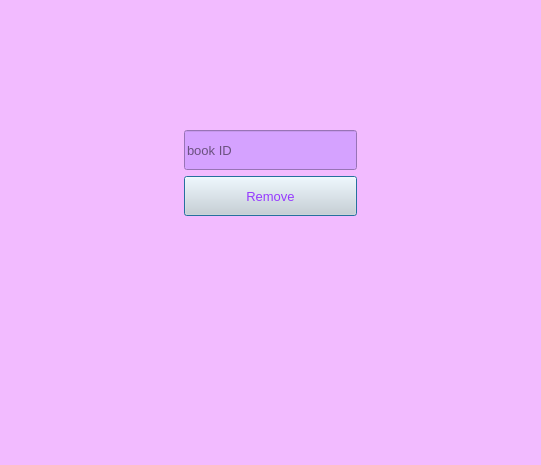
<?xml version="1.0" encoding="UTF-8"?>
<ui version="4.0">
 <class>Window_RemoveBook</class>
 <widget class="QDialog" name="Window_RemoveBook">
  <property name="geometry">
   <rect>
    <x>0</x>
    <y>0</y>
    <width>541</width>
    <height>465</height>
   </rect>
  </property>
  <property name="windowTitle">
   <string>Dialog</string>
  </property>
  <property name="styleSheet">
   <string notr="true">background-color: rgb(242, 187, 255);</string>
  </property>
  <layout class="QVBoxLayout" name="verticalLayout">
   <item>
    <layout class="QGridLayout" name="gridLayout">
     <item row="2" column="2">
      <spacer name="horizontalSpacer_2">
       <property name="orientation">
        <enum>Qt::Horizontal</enum>
       </property>
       <property name="sizeHint" stdset="0">
        <size>
         <width>40</width>
         <height>20</height>
        </size>
       </property>
      </spacer>
     </item>
     <item row="2" column="0">
      <spacer name="horizontalSpacer">
       <property name="orientation">
        <enum>Qt::Horizontal</enum>
       </property>
       <property name="sizeHint" stdset="0">
        <size>
         <width>40</width>
         <height>20</height>
        </size>
       </property>
      </spacer>
     </item>
     <item row="1" column="1">
      <widget class="QLabel" name="label_3">
       <property name="text">
        <string/>
       </property>
       <property name="pixmap">
        <pixmap resource="image.qrc">:/img/img/delete.png</pixmap>
       </property>
      </widget>
     </item>
     <item row="5" column="1">
      <widget class="QLabel" name="label_2">
       <property name="text">
        <string/>
       </property>
      </widget>
     </item>
     <item row="2" column="1">
      <widget class="QLineEdit" name="lineEdit_BookId">
       <property name="maximumSize">
        <size>
         <width>230</width>
         <height>40</height>
        </size>
       </property>
       <property name="font">
        <font>
         <family>Microsoft Sans Serif</family>
         <pointsize>10</pointsize>
        </font>
       </property>
       <property name="styleSheet">
        <string notr="true">background-color: rgb(213, 162, 255);</string>
       </property>
       <property name="placeholderText">
        <string>book ID</string>
       </property>
      </widget>
     </item>
     <item row="3" column="1">
      <widget class="QPushButton" name="pushButton_RemoveBook">
       <property name="maximumSize">
        <size>
         <width>230</width>
         <height>40</height>
        </size>
       </property>
       <property name="font">
        <font>
         <family>Microsoft Sans Serif</family>
         <pointsize>10</pointsize>
        </font>
       </property>
       <property name="styleSheet">
        <string notr="true">background-color: rgb(216, 216, 216);
color: rgb(150, 58, 255);</string>
       </property>
       <property name="text">
        <string>Remove</string>
       </property>
       <property name="icon">
        <iconset resource="image.qrc">
         <normaloff>:/img/img/retrash.png</normaloff>:/img/img/retrash.png</iconset>
       </property>
      </widget>
     </item>
     <item row="4" column="1">
      <widget class="QLabel" name="label">
       <property name="text">
        <string/>
       </property>
      </widget>
     </item>
    </layout>
   </item>
  </layout>
 </widget>
 <resources>
  <include location="image.qrc"/>
 </resources>
 <connections/>
</ui>
